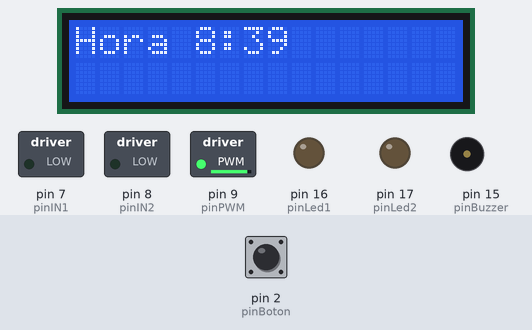
Bench run of a sketch on a simulated Arduino Uno, built with avr-gcc and run on an emulated ATmega328P. On the bench: 16×2 character LCD, switched loads named in the sketch (green lamp = pin HIGH), output pins drawn as LEDs (lit = HIGH), buzzer (waves = sounding, pin HIGH). The inputs (shaded band) are chosen by the test bench; at power-on: pin 2 (pinBoton) LOW.

Above: at 0.2 s.
At 76.4 s:
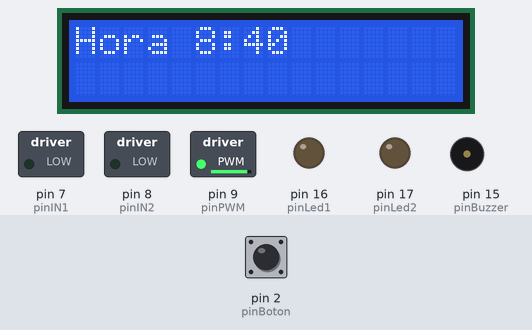
Timing chart, 0 to 77.9 s (numbered marks = the images above):
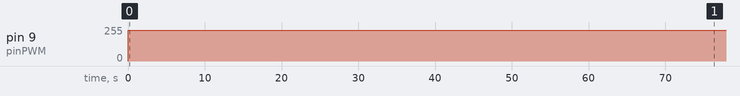

Measured:
- by itself, pin 9 (pinPWM): 0/255 → 230/255 at 0.06 s
- what the display in image 0 shows lasts 76.3 s, from 0.1 s to 76.4 s

The sketch:

pastillero.ino
```cpp
/* Programa PastilleroV10.ino
Controla la operacion del pastillero.
Contiene, ademas de las funciones setup() y loop(),
las funciones ConversionHminMs(), ConversionMsHmin(),
ActivaMotor(), Alarma(), Despliegue(),
DespliegueHoraToma() e Interruptor().
*/

// Se incluye el codigo de la biblioteca del LCD
#include <LiquidCrystal.h>
// Inicializa la biblioteca con el numero de los pines
LiquidCrystal lcd(4, 6, 11, 12, 13, 14);

// Variables Alarma
int pinBuzzer = 15;
int pinLed1 = 16;
int pinLed2 = 17;
int pinBoton = 2;
boolean banderaAlarma = HIGH;
int rep;
int numRep = 10;
int tiempoEnc = 600;
int tiempoApag = 400;
int tiempoEspera = 9900;
// Variables ActivaMotor
int pinIntLamina = 5;
int pinIN1 = 7;
int pinIN2 = 8;
int pinPWM = 9;
boolean estadoIntLamina;
int valorPWM = 230;
long tiempoActivacion[5];
int toma = 0;
// Variables Despliegue
long tiempoMs;
long tiempoBase;
long tiempoActual;
long hora;
long minuto;
long horaActual;
long minActual;
int tiempoRet = 19000;


// Funcion setup
void setup()
{
// Hora de reinicio
hora = 8;
minuto = 39;
// Calculo tiempo base
ConversionHminMs();
tiempoBase = tiempoMs;
// Configuracion del numero de columnas y renglones del LCD
lcd.begin(16,2);
// Configuracion terminales buzzer, led y boton alarma
pinMode(pinBuzzer, OUTPUT);
pinMode(pinLed1, OUTPUT);
pinMode(pinLed2, OUTPUT);
pinMode(pinBoton, INPUT);
attachInterrupt(0, Interruptor, RISING);
// Configuracion terminales del puente H y del interruptor
pinMode(pinIN1, OUTPUT);
pinMode(pinIN2, OUTPUT);
pinMode(pinIntLamina, INPUT);
// Calculo tiempos de activacion del motor
// Hora de la primera toma
hora = 9;
minuto = 00;
ConversionHminMs();
tiempoActivacion[0] = tiempoMs;
// Hora de la segunda toma
hora = 12;
minuto = 30;
ConversionHminMs();
tiempoActivacion[1] = tiempoMs;
// Hora de la tercera toma
hora = 15;
minuto = 00;
ConversionHminMs();
tiempoActivacion[2] = tiempoMs;
// Hora de la cuarta toma
hora = 18;
minuto = 45;
ConversionHminMs();

tiempoActivacion[3] = tiempoMs;
// En caso de que haya mas tomas, agregarlas a continuacion:
// Hora final
hora = 23;
minuto = 59;
ConversionHminMs();
tiempoActivacion[4] = tiempoMs;
}
// Funcion loop
void loop()
{
// Envio senales iniciales al puente H: motor detenido
digitalWrite(pinIN1, 0);
digitalWrite(pinIN2, 0);
analogWrite(pinPWM, valorPWM);
Despliegue();
delay(tiempoRet);
/* Mientras el tiempoActual sea menor que el tiempoActivacion[toma]
+ tiempoBase, solo despliega la hora
*/
do
{
Despliegue();
delay(tiempoRet);
tiempoActual = millis() + tiempoBase;
} while(tiempoActual < tiempoActivacion[toma]);
/* Cuando el tiempoActual es mayor que el tiempoActivacion[toma]
se sale de la estructura do–while, activa el motor, despliega la
hora de toma y enciende la alarma
*/
ActivaMotor();
banderaAlarma = HIGH;
do
{
// Despliegue de la hora de toma
DespliegueHoraToma();
Alarma();
} while(banderaAlarma == HIGH);
/* La alarma se apagara cuando se oprima el boton de apagado, el
cual hara que la variable banderaAlarma tome el valor LOW, de
manera que se saldra de la estructura do–while anterior
*/
// Borra lcd
lcd.clear();
toma++;

}
/* Funcion ConversionHminMs
Convierte el tiempo en horas y minutos a milisegundos
*/
void ConversionHminMs()
{
minuto = minuto + hora*60;
tiempoMs = minuto*60000;
}
/* Funcion ConversionMsHmin
Convierte el tiempo en milisegundos a horas y minutos
*/
void ConversionMsHmin()
{
horaActual = tiempoActual/60/60000;
minActual = tiempoActual/60000 - horaActual*60;
}
/* Funcion Despliegue
Despliega en un LCD la hora, con formato hora:minutos 24 h
* Pin RS del LCD al pin 4
* Pin E del LCD al pin 6
* Pin D4 del LCD al pin 11
* Pin D5 del LCD al pin 12
* Pin D6 del LCD al pin 13
* Pin D7 del LCD al pin 14
* Pin R/W del LCD a tierra
*/
void Despliegue()
{
// Calcula el tiempoActual con respecto al tiempoBase
tiempoActual = millis() + tiempoBase;
// Conversion del tiempoActual a horas:munutos
ConversionMsHmin();
// Se inicializa el LCD
lcd.begin(16,2);
// Se coloca el cursor en el origen
lcd.setCursor(0,0);
// Limpia el primer renglon
lcd.print("                ");
// Se coloca el cursor en el origen
lcd.setCursor(0,0);
// Escribe el letrero Hora
lcd.print("Hora ");
// Escribe horas:minutos
lcd.print(horaActual);
lcd.print(":");
lcd.print(minActual);
}
/* Funcion Activa Motor
Controla el motor de CD del pastillero, con base en
la senal de un interruptor de lamina activa alta
*/
void ActivaMotor()
{
do
{
digitalWrite(pinIN1, 1);
estadoIntLamina = digitalRead(pinIntLamina);
} while(estadoIntLamina == HIGH);
delay(200);
do
{
digitalWrite(pinIN1, 1);
estadoIntLamina = digitalRead(pinIntLamina);
} while(estadoIntLamina == LOW);
digitalWrite(pinIN1, 0);
}
/* Funcion Alarma
Hace sonar intermitentemente un buzzer, y al mismo tiempo
prende un led intermitentemente, hasta que se oprime el
boton de apagado de la alarma
*/
void Alarma()
{
for (rep = 0; rep < numRep; rep++)
{
digitalWrite(pinBuzzer, HIGH);
digitalWrite(pinLed1, HIGH);
digitalWrite(pinLed2, HIGH);
delay(tiempoEnc);
digitalWrite(pinBuzzer, LOW);


digitalWrite(pinLed1, LOW);
digitalWrite(pinLed2, LOW);
delay(tiempoApag);
}
delay(tiempoEspera);
}
/* Funcion Interruptor
Rutina de servicio de interrupcion
*/
void Interruptor()
{
banderaAlarma = LOW;
}
/* Funcion DespliegueHoraToma
Despliega en el segundo renglon del LCD la hora de la toma de
las pastillas, indicando tambien a que toma corresponde
*/
void DespliegueHoraToma()
{
Despliegue();
// Calcula el tiempo de la toma con respecto al tiempoBase
tiempoActual = tiempoActivacion[toma];
// Conversion del tiempoActual a horas:munutos
ConversionMsHmin();
// Se coloca el cursor en el origen del segundo renglon
lcd.setCursor(0,1);
// Limpia el segundo renglon
lcd.print("                ");
// Se coloca el cursor en el origen
lcd.setCursor(0,1);
// Escribe el numero de la toma
lcd.print(toma+1);
// Escribe el letrero "a toma "
lcd.print("a toma ");
// Escribe horas:minutos
lcd.print(horaActual);
lcd.print(":");
lcd.print(minActual);
}
```
